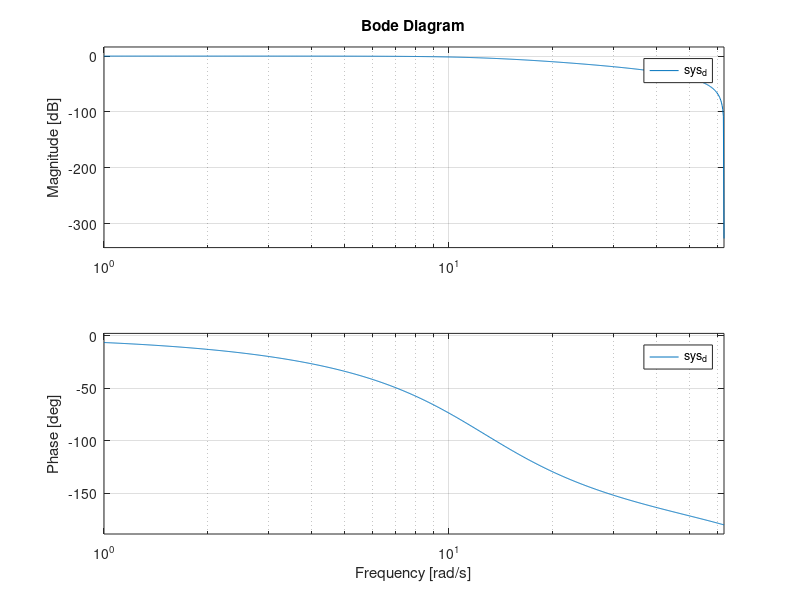

Recreate this plot in MATLAB. (Note: this script raises an error after producing the figure.)
% The following script is the initializer for SPOT 3.0; in this script,
% users define all initials parameters and/or constants required for
% simulation and experiment.

% Version: 3.07 (Beta Release)

% Authors: Alexander Crain
% Legacy: David Rogers & Kirk Hovell

clear;
clc;
close all force;
addpath(genpath('../../Custom_Library'))

warning('off','all')

fprintf('|----------------------------------------------------------------|\n')
fprintf('|----------------------------------------------------------------|\n')
fprintf('|                       -------------------                      |\n')
fprintf('|                     | Welcome to SPOT 3.0 |                    |\n')
fprintf('|                       -------------------                      |\n')
fprintf('|                                                                |\n')
fprintf('|Authors (v3.0): Alex Crain                                      |\n')
fprintf('|Authors (v2.0): Alex Crain and Kirk Hovell                      |\n')
fprintf('|Authors (Legacy): Dave Rogers and Kirk Hovell                   |\n')
fprintf('|                                                                |\n')
fprintf('|Current Version: 3.07 (Beta Release)                            |\n')
fprintf('|                                                                |\n')
fprintf('|Last Edit: 2021-03-07                                           |\n')
fprintf('|                                                                |\n')
fprintf('|----------------------------------------------------------------|\n')
fprintf('|----------------------------------------------------------------|\n')

%% User-defined constants:
addpath('Basic Math');

% Converting from degrees to radians and vis versa:

d2r                            = pi/180;
r2d                            = 180/pi;

% Initialize the table size for use in the GUI (don't delete):

xLength                        = 3.51155;   % [m]
yLength                        = 2.41935;   % [m]

% Initialize the PID gains for the RED platform:

Kp_xr                          = 2;
Kd_xr                          = 5;

Kp_yr                          = 2;
Kd_yr                          = 5;

Kp_tr                          = 0.1;
Kd_tr                          = 0.4;

% Initialize the PID gains for the BLACK platform:

Kp_xb                          = 2;
Kd_xb                          = 5;

Kp_yb                          = 2;
Kd_yb                          = 5;

Kp_tb                          = 0.017;
Kd_tb                          = 0.1;

% Initialize the PID gains for the BLUE platform:

Kp_xblue                       = 2;
Kd_xblue                       = 5;

Kp_yblue                       = 2;
Kd_yblue                       = 5;

Kp_tblue                       = 0.1;
Kd_tblue                       = 0.4;

% Set the noise variance level for the RED and BLACK platforms:

noise_variance_RED             = 1e-5;
noise_variance_BLACK           = 1e-5;
noise_variance_BLUE            = 0;
    

%% Set the base sampling rate: 

% This variable will change the frequency at which the template runs. If
% the frequency of the template changes, the frequency of the server must
% also be changed, i.e. open the StreamData.sln under the PhaseSpace Server
% folder, and change line 204 from owl.frequency(10) to 
% owl.frequency(serverRate):

baseRate                       = 0.05;      % [seconds between samples]

%% Set the frequency that the data is being sent up from the PhaseSpace:

% This variable must be less then the baseRate; in simulation, setting this
% equal to the baseRate causes the simulation fail, while in experiment
% setting this equal to or higher then the baseRate causes the data to
% buffer in the UDP send.

serverRate                     = 2*baseRate;       % 10 Hz

% Pick the home states and the maximum amount of time we expect
% an experiment to run:
Phase3_SubPhase4_Duration = 3.0*60;
home_states_RED = [xLength/2+0.4; yLength/2; 0]; % [m; m; rad]
home_states_BLACK = [xLength/2-0.4; yLength/2; 0]; % [m; m; rad]

%% Set the duration of each major phase in the experiment, in seconds:

% Set the duration of the sub-phases. Sub-phases occur during the
% experiment phase (Phase3_Duration) and must be manually inserted into the
% diagram. The total duration of the sub-phases must equal the length of
% the Phase3_Duration.

Phase3_SubPhase1_Duration      = 5;        % [s]
Phase3_SubPhase2_Duration      = 5;        % [s]
Phase3_SubPhase3_Duration      = 1;        % [s]
% Phase3_SubPhase4_Duration      = 2*60;      % [s]
Phase3_SubPhase3_and_a_half    = 5; % Time for the chase to do nothing while the target spins up.


Phase0_Duration                = 10;        % [s]
Phase1_Duration                = 5;         % [s]
Phase2_Duration                = 20;        % [s]
Phase3_Duration                =   Phase3_SubPhase1_Duration... 
                                 + Phase3_SubPhase2_Duration...
                                 + Phase3_SubPhase3_Duration...
                                 + Phase3_SubPhase4_Duration + Phase3_SubPhase3_and_a_half;       % [s]
Phase4_Duration                = 20;        % [s]
Phase5_Duration                = 5;         % [s]

% Determine the total experiment time from the durations:

tsim                           = Phase0_Duration + Phase1_Duration + ...
                                 Phase2_Duration + Phase3_Duration + ...
                                 Phase4_Duration + Phase5_Duration;        

% Determine the start time of each phase based on the duration:

Phase0_End                     = Phase0_Duration;
Phase1_End                     = Phase0_Duration + Phase1_Duration;           
Phase2_End                     = Phase0_Duration + Phase1_Duration + ...
                                 Phase2_Duration;         
Phase3_End                     = Phase0_Duration + Phase1_Duration + ...
                                 Phase2_Duration + Phase3_Duration;      
Phase4_End                     = Phase0_Duration + Phase1_Duration + ...
                                 Phase2_Duration + Phase3_Duration + ...
                                 Phase4_Duration; 
Phase5_End                     = Phase0_Duration + Phase1_Duration + ...
                                 Phase2_Duration + Phase3_Duration + ...
                                 Phase4_Duration + Phase5_Duration;                              
                             
% Determine the start time of each sub-phase based on the duration:  

Phase3_SubPhase1_End           = Phase2_End + Phase3_SubPhase1_Duration;
Phase3_SubPhase2_End           = Phase2_End + Phase3_SubPhase1_Duration + ...
                                 Phase3_SubPhase2_Duration;
Phase3_SubPhase3_End_BLACK           = Phase2_End + Phase3_SubPhase1_Duration + ...
                                 Phase3_SubPhase2_Duration +...
                                 Phase3_SubPhase3_Duration + Phase3_SubPhase3_and_a_half;
                             

Phase3_SubPhase3_End_RED           = Phase2_End + Phase3_SubPhase1_Duration + ...
                                 Phase3_SubPhase2_Duration +...
                                 Phase3_SubPhase3_Duration ;                            

                             
Phase3_SubPhase4_End           = Phase2_End + Phase3_SubPhase1_Duration + ...
                                 Phase3_SubPhase2_Duration +...
                                 Phase3_SubPhase3_Duration +...
                                 Phase3_SubPhase4_Duration + Phase3_SubPhase3_and_a_half;                             
                          
%% Load in any required data:

% Define the mass properties for the RED, BLACK, and BLUE platforms:

model_param(1)                 = 16.9478; % RED Mass
model_param(2)                 = 0.2709;  % RED Inertia;
model_param(3)                 = 12.3341; % BLACK Mass
model_param(4)                 = 0.1880;  % BLACK Inertia
model_param(5)                 = 12.7621; % BLUE Mass
model_param(6)                 = 0.1930;  % BLUE Inertia

REDMass = model_param(1);
REDInertia = model_param(2);
BLACKMass = model_param(3);
BLACKInertia = model_param(4);

% Initialize the thruster positions for the RED, BLACK, and BLUE platforms,
% as well as the expected maximum forces. The expected forces will only 
% affect the simulations.

F_thrusters_RED               = 0.25.*ones(8,1);
F_thrusters_BLACK             = 0.25.*ones(8,1);
F_thrusters_BLUE              = 0.25.*ones(8,1);
thruster_dist2CG_RED          = [49.92;-78.08;70.46;-63.54;81.08;-50.42;57.44;-75.96];
thruster_dist2CG_BLACK        = [83.42;-52.58;55.94;-60.05;54.08;-53.92;77.06;-55.94];
thruster_dist2CG_BLUE         = [83.42;-52.58;55.94;-60.05;54.08;-53.92;77.06;-55.94];

%% SELECT WEIGHTS FOR PARAMETER OPTIMIZATION:
W_CLVF = [1,100];
W_LVF = [1,100];

%% SELECT THE FILTER GAINS FOR THE POSITION:
% Chaser spacecraft control gain.
kd = 8.0;

% Filter cutoff frequency:
f_cutoff = 2.0;
w_filter = 2*pi*f_cutoff; % [rad/s]

% 1st order option:
% num = w_filter;
% den = [1 w_filter];

% 2nd order option:
num = w_filter^2;
den = [1 sqrt(2)*w_filter w_filter^2];

sys = tf(num, den);
sys_d = c2d(sys, baseRate, 'tustin');

bode(sys_d)
grid on

num_d = sys_d.num{1};
den_d = sys_d.den{1};

%% TARGET SPACECRAFT PHYSICAL CHARACTERISTICS: 
% PARAMETERS I CANNOT CHANGE (physical characteristics of target).
theta_d             = 30*d2r;           % Angle of the docking cone.
d                   = [0.16;0.542;0];   % docking position.
d_norm              = sqrt(sum(d.^2));  % Norm of the docking position.
o_hat_prime         = [0;1;0];          % Orientation of the docking cone.

% For the max acceleration:
u_max_scalar = 0.4;                                 % Approx max force.
a_max               = u_max_scalar/BLACKMass;       % Max accel given max force.

%% SELECT CONDITIONS:
% Setup all of our initial conditions:
ICStructure = getICStructure();

% Select the conditions:
initialConditionSet = 5;

w_body = ICStructure.w_body{initialConditionSet};
rT_I0 = ICStructure.rT_I0{initialConditionSet};
rC_I0 = ICStructure.rC_I0{initialConditionSet};

rC_T0 = rC_I0 - rT_I0;
vC_T0 = zeros(3,1);

% NOTE - according to my thesis work, the following rotational parameters
% apply to a spacecraft spinning at a constant rate:
%
% w_max == abs(w_body)
% rotNorm == w_body^2
% dockingPortNorm == w_body^2 * d_norm
w_max = abs(w_body);
rotNorm = w_body^2;
dockingPortNorm = rotNorm * d_norm;

%% SETUP THE SWITCH STRUCTURE:
% For the switching condition:
acceptableRadius        = 0.05;                     % a 5cm radius.
timeThreshold           = 5;                        % 5 seconds staying in the radius
cntThreshold            = timeThreshold/baseRate;
        
%% LVF DESIGN PROCEDURE
% Safe distance to stay away from the docking cone:
a_prime = 0.2; % Initial guess for a

% INITIALIZING LYAPUNOV GUESSES:
% An initial guess:
v_max = 0.01; 
fact = 95/100;
finalAngle = fact*pi;

muLimit = 1000;
muFact = 10;

tol = 10^-6;
mu = 0.1; % My weighting parameter for the perf vs. constraints.
gamma = 0.2; % My damping factor
beta = 0.1; % My reduction factor.

% The interior-point solver below is implemented in the
% LVF_parameter_optimization folder.

v_max = interiorPointLVF_heur(...
    a_prime, ...
    v_max, ...
    a_max, ...
    w_max, ...
    rotNorm, ...
    dockingPortNorm, ...
    theta_d, ...
    fact, ...
    W_LVF, ...
    mu, ...
    tol, ...
    gamma, ...
    beta, ...
    muFact, ...
    muLimit...
);

% What were our estimates?
T_est_LVF = T_heur_LVF(a_prime,finalAngle,v_max);
F_est_LVF = F_heur_LVF(a_prime,dockingPortNorm,finalAngle,v_max,rotNorm,w_max);

disp("LVF time estimate: " + num2str(T_est_LVF) + " seconds.")
disp("LVF deltaV estimate: " + num2str(F_est_LVF) + " m/s.")
                
%% CLVF DESIGN PROCEDURE
% PERFORMING THE DESIGN PROCEDURE OF THE THREE GAINS TO SELECT:

aTimesOVec = d + a_prime*o_hat_prime;
a = sqrt(sum(aTimesOVec.^2));
o_hat_B = aTimesOVec./a;

% INITIALIZE OUR PARAMETERS FOR THE SEARCH:
b = 1.0;
ka = 0.01;
kc = 0.01;

tol = 10^-5;
mu = 0.1; % My weighting parameter for the perf vs. constraints.
gamma = 0.2; % My damping factor
beta = 0.1; % My reduction factor.

muLimit = 1000;
muFact = 10.0;

% NOTE - according to my thesis work, the following rotational parameters
% apply to a spacecraft spinning at a constant rate:
%
% w_max == abs(w_body)
% rotNorm == w_body^2
% dockingPortNorm == w_body^2 * d_norm

% The interior-point solver below is implemented in the
% CLVF_parameter_optimization folder.

[b, kc, ka] = interiorPointCLVF_heur(...
    b, ...
    kc, ...
    ka, ...
    a, ...
    a_max,... 
    w_max, ...
    rotNorm, ...
    rC_T0, ...
    vC_T0, ...
    W_CLVF, ...
    mu, ...
    tol, ...
    gamma, ...
    beta, ...
    muFact, ...
    muLimit...
);

% What were our estimates?
T_est = T_heur(a,b,ka,kc,rC_T0);
F_est = F_heur(a,b,ka,kc,rC_T0,vC_T0,rotNorm,w_max);

disp("CLVF T estimate is: " + num2str(T_est) + " seconds.");
disp("CLVF Fuel estimate is: " + num2str(F_est) + " m/s.");

disp("new ka is " + num2str(ka));
disp("new kc is " + num2str(kc));
disp("new b is " + num2str(b));  

%% MPC DESIGN PROCEDURE:
% Select the weighting matrices:
R = eye(3);
Q = eye(6)*100;
Q_final = Q*100;

% Get the A_cone and b_cone [body frame] approximation of the docking cone:
C_CB = C3(pi/2);
[A_cone, b_cone] = return_square_cone(theta_d, d, C_CB);
MPCStructure = getMPCStructure(BLACKMass, b_cone, R, Q, Q_final, u_max_scalar, kc, aTimesOVec, baseRate);

%%  Set the drop, initial, and home positions for each platform:

drop_states_RED           = rT_I0; % [m; m; rad]
drop_states_BLACK         = rC_I0;
drop_states_BLUE          = [ xLength/2+0.9; yLength/2+0.5; 0];         % [m; m; rad]

init_states_RED           = rT_I0;
init_states_BLACK         = rC_I0;
init_states_BLUE          = [ xLength/2+0.9; yLength/2+0.5; 0];      % [m; m; rad]

% home_states_RED           = [ xLength/2+0.7; yLength/2; pi]; % [m; m; rad]
% home_states_BLACK         = [ xLength/2; yLength/2; 0];  % [m; m; rad]
home_states_BLUE          = [ xLength/2-0.9; yLength/2+0.5; 0];  % [m; m; rad]
                                   
%% Start the graphical user interface:

run('GUI_v3_07')
